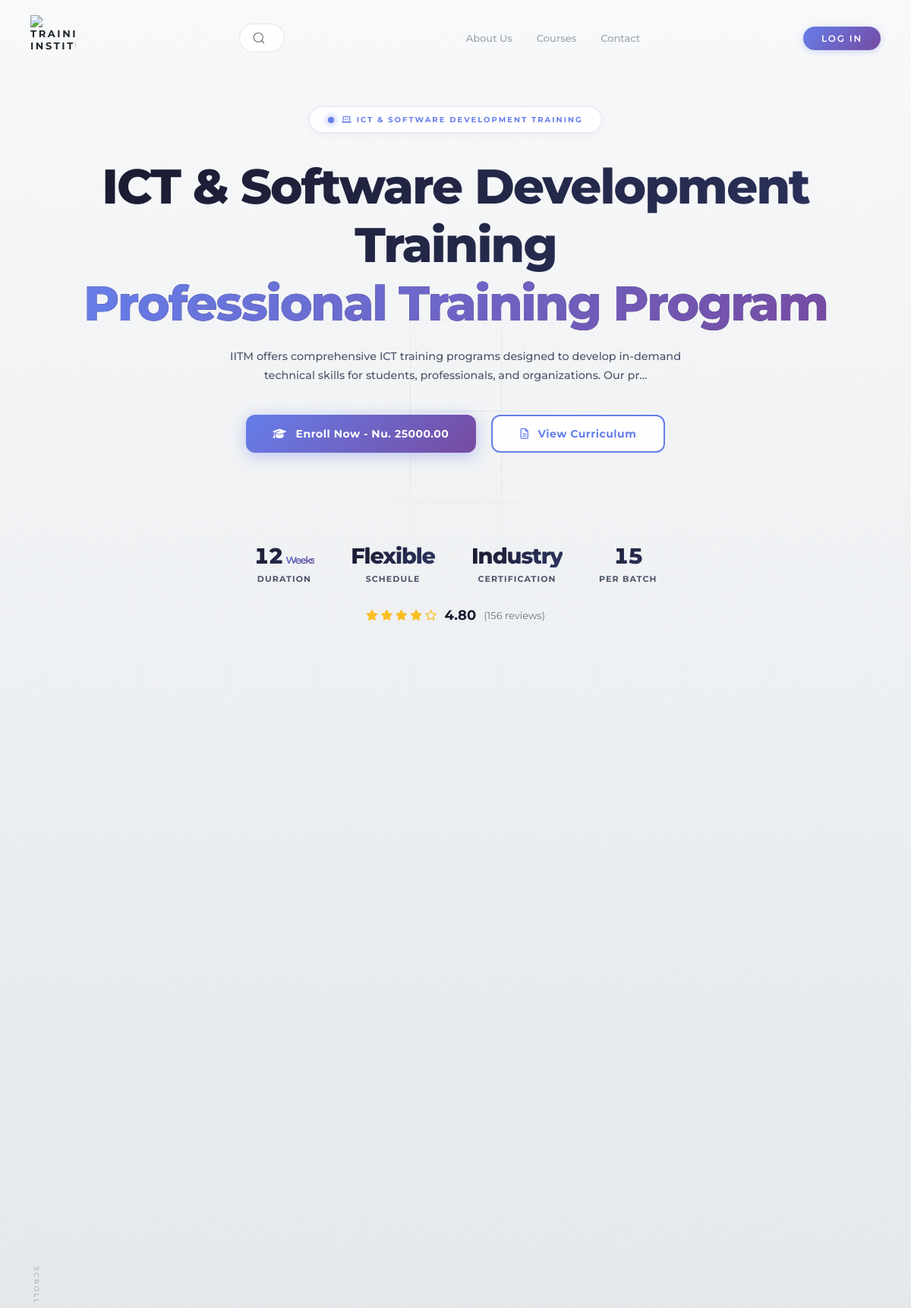
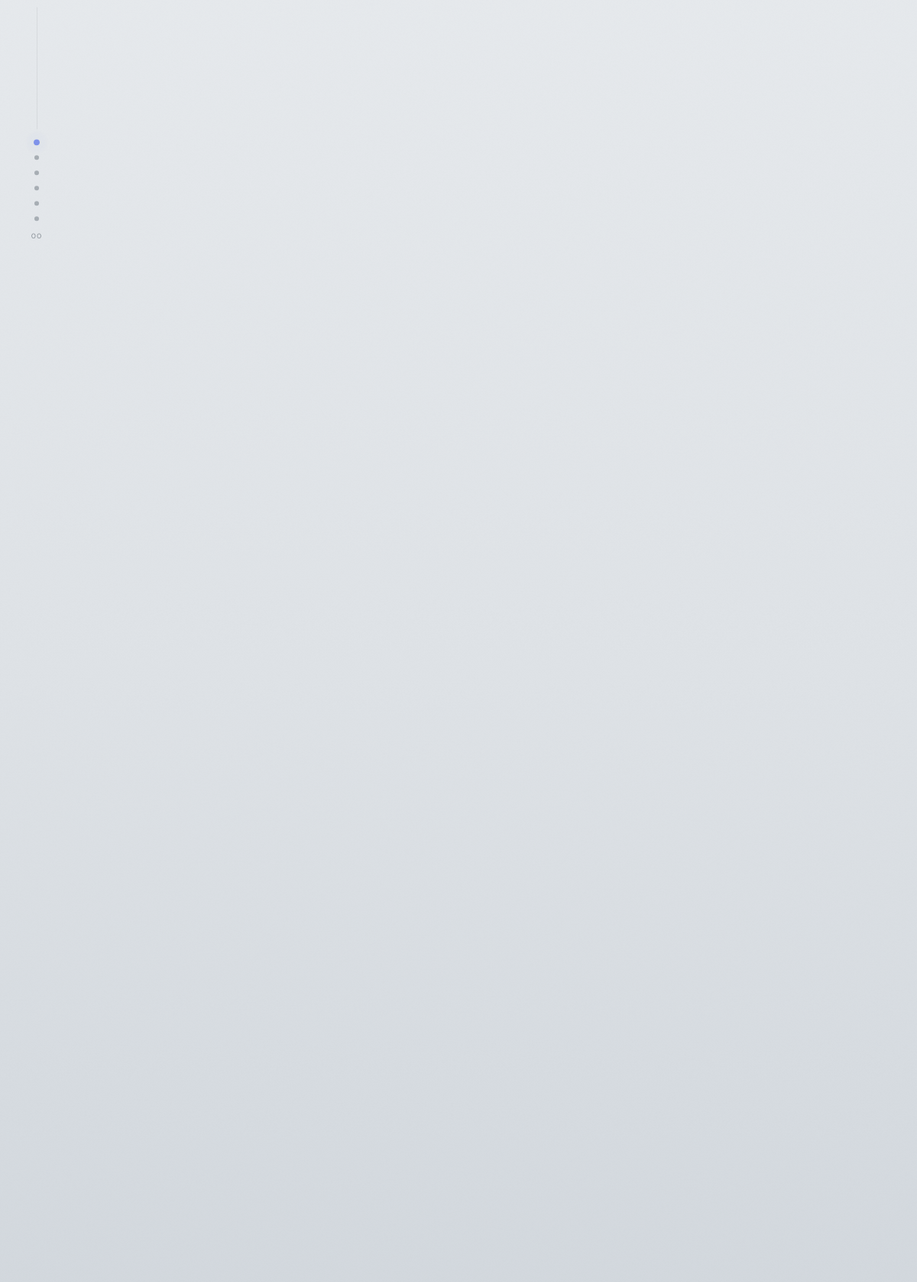
The page /courses/details/1/ (upper part) on the database its author committed (2 pictures, top to bottom).
### training_institute_app/models.py (models this page shows, shortened)
class Course(models.Model):
    course_code = models.UUIDField(default=uuid.uuid4, editable=False, unique=True)
    course_name = models.CharField(max_length=200)
    description = models.TextField()
    duration_weeks = models.IntegerField(default=12)
    schedule_type = models.CharField(max_length=50, default='Flexible', help_text="e.g., Flexible, Evening, Weekend")
    batch_size = models.CharField(max_length=50, default='15-20', help_text="e.g., 15-20, 25-30")
    rating = models.DecimalField(max_digits=3, decimal_places=2, default=4.8)
    total_reviews = models.IntegerField(default=0)
    certification_provided = models.BooleanField(default=True)
    certification_name = models.CharField(max_length=200, default="Industry Certification", blank=True)
    category = models.ForeignKey(CourseCategory, on_delete=models.SET_NULL, null=True, blank=True)
    department = models.ForeignKey(Department, on_delete=models.SET_NULL, null=True, blank=True)
    course_fee = models.DecimalField(max_digits=10, decimal_places=2, default=0)
    emi_available = models.BooleanField(default=True)
    scholarship_available = models.BooleanField(default=True)
    max_students = models.IntegerField(default=30)
    current_enrolled = models.IntegerField(default=0)
    start_date = models.DateField()
    end_date = models.DateField()
    instructor = models.ForeignKey(Instructor, on_delete=models.SET_NULL, null=True, blank=True, related_name='courses')
    assistant_instructor = models.CharField(max_length=200, blank=True, null=True)
    support_staff = models.CharField(max_length=200, blank=True, null=True)
    enrollment_open = models.BooleanField(default=True)
    enrollment_deadline = models.DateField(blank=True, null=True)
    program_badge = models.CharField(max_length=50, default="ICT & SOFTWARE DEVELOPMENT")
    program_badge_icon = models.CharField(max_length=50, default="fa-solid fa-laptop-code")
    hero_title = models.CharField(max_length=200, blank=True)
    hero_subtitle = models.CharField(max_length=500, blank=True)
    what_you_will_master = models.JSONField(default=list, blank=True)
    who_should_attend = models.JSONField(default=list, blank=True)
    program_structure = models.JSONField(default=list, blank=True)
    created_at = models.DateTimeField(auto_now_add=True)
    updated_at = models.DateTimeField(auto_now=True)
    is_active = models.BooleanField(default=True)
    class Meta:
        ordering = ['-created_at']

### training_institute_app/views.py (the view)
# urls.py: path('courses/details/<int:course_id>/', views.courses_details, name='courses_details'),
def courses_details(request, course_id):
    try:
        course = Course.objects.get(id=course_id, is_active=True)
    except Course.DoesNotExist:
        messages.error(request, 'Course not found!')
        return redirect('courses')
    instructor = course.instructor if course.instructor else None
    what_you_will_master = course.what_you_will_master if course.what_you_will_master else []
    who_should_attend = course.who_should_attend if course.who_should_attend else []
    program_structure = course.program_structure if course.program_structure else []
    context = {
        'course': course,
        'instructor': instructor,
        'what_you_will_master': what_you_will_master,
        'who_should_attend': who_should_attend,
        'program_structure': program_structure,
        'user': request.user,
    }
    return render(request, 'training_institute_app/courses/courses_details.html', context)

### training_institute_app/templates/training_institute_app/courses/courses_details.html (shortened to what this page needs)
{% extends 'training_institute_app/base.html' %}
{% load static %}
{% block extra_css %}
<link rel="stylesheet" href="{% static 'css/courses_details.css' %}">
{% endblock %}
{% block content %}
{% include 'training_institute_app/components/nav.html' %}
{% include 'training_institute_app/components/side_panels.html' %}
<main class="main">
    <section class="hero" id="courseHero">
        <div class="hero-grid"></div>
        <div class="hero-badge">
            <span class="hero-badge-dot"></span>
            <span><i class="{{ course.program_badge_icon|default:'fa-solid fa-laptop-code' }}"></i> {{ course.program_badge|default:"COURSE"|upper }}</span>
        </div>
        <h1>
            {{ course.hero_title|default:course.course_name|truncatechars:50 }}<br>
            <em>{{ course.hero_subtitle|default:"Professional Training Program" }}</em>
        </h1>
        <div class="hero-sub">
            {{ course.description|truncatechars:150 }}
        </div>
        <div class="hero-ctas">
            <button class="btn-primary enroll-btn-hero" data-course-id="{{ course.id }}" data-course-name="{{ course.course_name|escapejs }}" data-course-fee="{{ course.course_fee }}"><i class="fa-solid fa-graduation-cap"></i> Enroll Now - Nu. {{ course.course_fee }}</button>
            <a href="#curriculum" class="btn-secondary"><i class="fa-regular fa-file-lines"></i> View Curriculum</a>
        </div>
        <div class="hero-metrics">
            <div class="metric"><div class="metric-value">{{ course.duration_weeks }}<span>Weeks</span></div><div class="metric-label">Duration</div></div>
            <div class="metric"><div class="metric-value">{{ course.schedule_type }}</div><div class="metric-label">Schedule</div></div>
            <div class="metric"><div class="metric-value">{% if course.certification_provided %}Industry{% else %}Completion{% endif %}</div><div class="metric-label">Certification</div></div>
            <div class="metric"><div class="metric-value">{{ course.batch_size }}</div><div class="metric-label">Per Batch</div></div>
        </div>
        <div class="course-rating-summary">
            <div class="stars">
                {% with rating=course.rating|default:4.8|stringformat:"s" %}
                    {% for i in "12345"|make_list %}
                        {% if forloop.counter <= course.rating|default:4.8|add:0 %}
                            <i class="fa-solid fa-star"></i>
                        {% elif forloop.counter <= course.rating|default:4.8|add:0.5 %}
                            <i class="fa-solid fa-star-half-alt"></i>
                        {% else %}
                            <i class="fa-regular fa-star"></i>
                        {% endif %}
                    {% endfor %}
                {% endwith %}
            </div>
            <span class="rating-value">{{ course.rating|default:"4.8" }}</span>
            <span class="rating-count">({{ course.total_reviews|default:"156" }} reviews)</span>
        </div>
    </section>
</main>
{% endblock %}

### training_institute_app/static/css/courses_details.css (style rules this page uses)
.hero { min-height: 80vh; display: flex; flex-direction: column; justify-content: center; align-items: center; text-align: center; padding: 140px 0 80px; position: relative; }
.hero-badge { display: inline-flex; align-items: center; gap: 10px; padding: 10px 24px; border-radius: 100px; background: rgba(255, 255, 255, 0.95); border: 1px solid rgba(102, 126, 234, 0.2); backdrop-filter: blur(20px); margin-bottom: 32px; opacity: 0; transform: translateY(16px); animation: fadeUp 1.2s cubic-bezier(0.16, 1, 0.3, 1) 0.2s forwards; box-shadow: 0 2px 10px rgba(0, 0, 0, 0.05); }
.hero-badge-dot { width: 8px; height: 8px; background: #667eea; border-radius: 50%; animation: pulse 2s ease-in-out infinite; box-shadow: 0 0 10px #667eea; }
.hero-badge span { font-size: 10px; font-weight: 700; letter-spacing: 0.2em; text-transform: uppercase; color: #667eea; }
.hero h1 { font-size: clamp(2rem, 6vw, 4rem); font-weight: 800; letter-spacing: -0.03em; line-height: 1.2; background: linear-gradient(135deg, #1a1a2e, #2d3561); -webkit-background-clip: text; -webkit-text-fill-color: transparent; background-clip: text; opacity: 0; transform: translateY(24px); animation: fadeUp 1.4s cubic-bezier(0.16, 1, 0.3, 1) 0.4s forwards; margin-bottom: 20px; }
.hero h1 em { font-style: normal; background: linear-gradient(135deg, #667eea, #764ba2); -webkit-background-clip: text; -webkit-text-fill-color: transparent; background-clip: text; }
.hero-sub { font-size: clamp(0.9rem, 1.2vw, 1.1rem); font-weight: 500; line-height: 1.7; color: #4a5568; max-width: 600px; margin: 0 auto 40px; opacity: 0; transform: translateY(16px); animation: fadeUp 1.4s cubic-bezier(0.16, 1, 0.3, 1) 0.6s forwards; }
.hero-ctas { display: flex; gap: 20px; justify-content: center; margin-bottom: 50px; opacity: 0; transform: translateY(16px); animation: fadeUp 1.4s cubic-bezier(0.16, 1, 0.3, 1) 0.8s forwards; }
.hero-metrics { display: flex; justify-content: center; gap: 48px; margin-bottom: 30px; opacity: 0; transform: translateY(16px); animation: fadeUp 1.4s cubic-bezier(0.16, 1, 0.3, 1) 1s forwards; }
.metric { text-align: center; }
.metric-value { font-size: 1.8rem; font-weight: 800; background: linear-gradient(135deg, #1a1a2e, #2d3561); -webkit-background-clip: text; -webkit-text-fill-color: transparent; background-clip: text; line-height: 1; }
.metric-value span { font-size: 0.8rem; font-weight: 500; background: linear-gradient(135deg, #667eea, #764ba2); -webkit-background-clip: text; -webkit-text-fill-color: transparent; background-clip: text; margin-left: 4px; }
.metric-label { font-size: 11px; font-weight: 700; letter-spacing: 0.1em; text-transform: uppercase; color: #4a5568; margin-top: 8px; }
.course-rating-summary { display: flex; align-items: center; justify-content: center; gap: 10px; opacity: 0; transform: translateY(16px); animation: fadeUp 1.4s cubic-bezier(0.16, 1, 0.3, 1) 1.2s forwards; }
.stars { color: #fbbf24; font-size: 14px; }
.rating-value { font-size: 18px; font-weight: 700; color: #1a1a2e; }
.rating-count { font-size: 13px; color: #6c757d; }

### rows shown on the page
Course: program_badge "ICT & SOFTWARE DEVELOPMENT TRAINING", hero_title "ICT & Software Development Training", hero_subtitle "Professional Training Program", description "IITM offers comprehensive ICT training programs designed to develop in-demand technical skills for students, professionals, and organizations. Our pr…", course_fee "25000.00", duration_weeks "12", schedule_type "Flexible", batch_size "15", rating "4.80", total_reviews "156"
